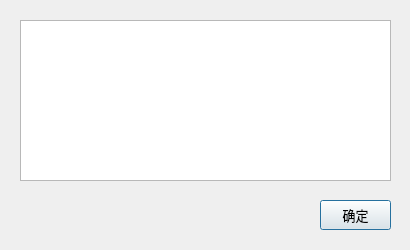
<?xml version="1.0" encoding="UTF-8"?>
<ui version="4.0">
 <class>Dialog</class>
 <widget class="QDialog" name="Dialog">
  <property name="geometry">
   <rect>
    <x>0</x>
    <y>0</y>
    <width>410</width>
    <height>250</height>
   </rect>
  </property>
  <property name="windowTitle">
   <string>Dialog</string>
  </property>
  <widget class="QTextEdit" name="textEdit">
   <property name="geometry">
    <rect>
     <x>20</x>
     <y>20</y>
     <width>371</width>
     <height>161</height>
    </rect>
   </property>
   <property name="font">
    <font>
     <pointsize>10</pointsize>
    </font>
   </property>
  </widget>
  <widget class="QPushButton" name="confirmPushButton">
   <property name="geometry">
    <rect>
     <x>320</x>
     <y>200</y>
     <width>71</width>
     <height>30</height>
    </rect>
   </property>
   <property name="minimumSize">
    <size>
     <width>0</width>
     <height>30</height>
    </size>
   </property>
   <property name="font">
    <font>
     <pointsize>10</pointsize>
    </font>
   </property>
   <property name="cursor">
    <cursorShape>PointingHandCursor</cursorShape>
   </property>
   <property name="text">
    <string>确定</string>
   </property>
  </widget>
 </widget>
 <resources/>
 <connections/>
</ui>
